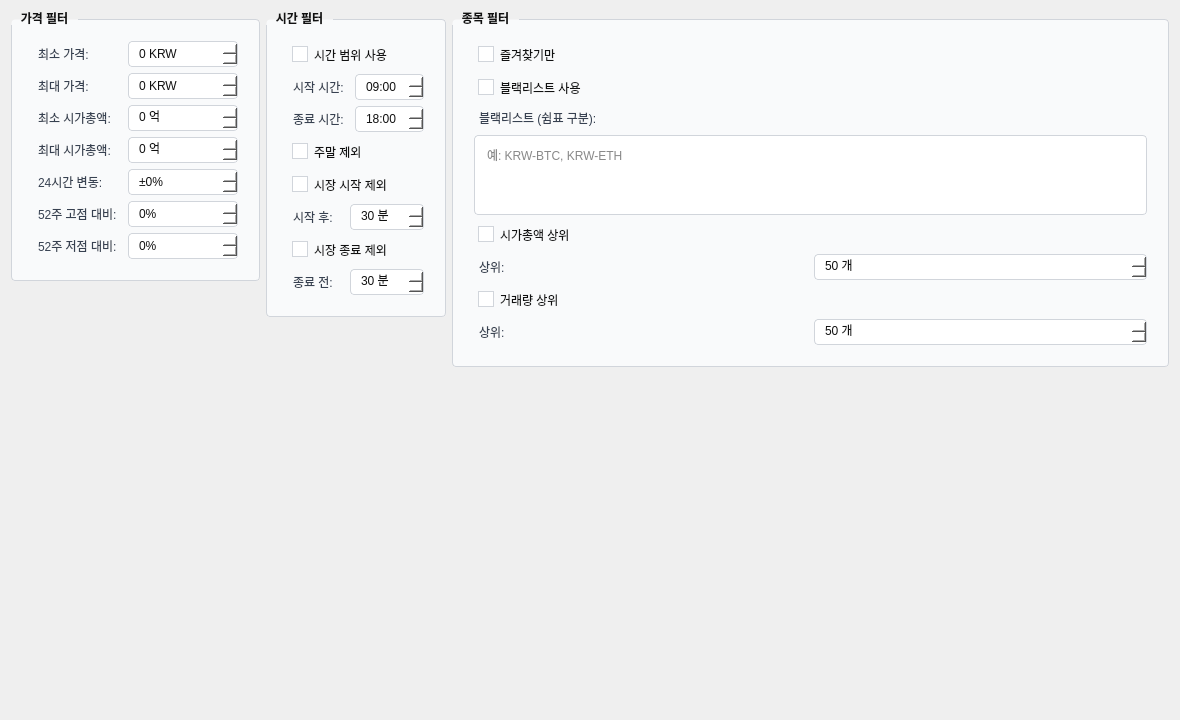
<?xml version="1.0" encoding="UTF-8"?>
<ui version="4.0">
 <class>TabFilters</class>
 <widget class="QWidget" name="TabFilters">
  <property name="geometry">
   <rect>
    <x>0</x>
    <y>0</y>
    <width>1180</width>
    <height>720</height>
   </rect>
  </property>
  <property name="styleSheet">
   <string notr="true">QGroupBox {
  border: 1px solid #d1d5db;
  border-radius: 4px;
  margin-top: 8px;
  padding: 12px;
  background: #f9fafb;
  color: #111111;
  font-weight: bold;
}
QGroupBox::title {
  subcontrol-origin: margin;
  subcontrol-position: top left;
  padding: 0 8px;
  color: #111111;
}
QLabel {
  color: #374151;
  padding: 2px;
}
QComboBox {
  border: 1px solid #d1d5db;
  border-radius: 4px;
  padding: 4px 8px;
  background: white;
  color: #111111;
}
QComboBox:hover {
  border-color: #3b82f6;
}
QComboBox QAbstractItemView {
  background: #ffffff;
  color: #111111;
  selection-background-color: #e8eefc;
  selection-color: #111111;
  border: 1px solid #d1d5db;
}
QCheckBox {
  color: #111111;
  padding: 4px;
}
QCheckBox:hover {
  color: #111111;
  background: #f3f4f6;
}
QCheckBox::indicator {
  width: 14px;
  height: 14px;
  border: 1px solid #d1d5db;
  background: white;
}
QCheckBox::indicator:checked {
  background: #3b82f6;
  border-color: #3b82f6;
}
QSpinBox {
  border: 1px solid #d1d5db;
  border-radius: 4px;
  padding: 4px 8px;
  background: white;
  color: #111111;
}
QSpinBox:focus {
  border-color: #3b82f6;
}
QTimeEdit {
  border: 1px solid #d1d5db;
  border-radius: 4px;
  padding: 4px 8px;
  background: white;
  color: #111111;
}
QTimeEdit:focus {
  border-color: #3b82f6;
}
QTextEdit {
  border: 1px solid #d1d5db;
  border-radius: 4px;
  padding: 6px 8px;
  background: white;
  color: #111111;
}
QTextEdit:focus {
  border-color: #3b82f6;
}</string>
  </property>
  <layout class="QHBoxLayout" name="horizontalLayout">
   <item>
    <layout class="QVBoxLayout" name="leftColumn">
     <item>
      <widget class="QGroupBox" name="priceFilterGroup">
       <property name="title">
        <string>가격 필터</string>
       </property>
       <layout class="QGridLayout" name="gridLayout_price">
        <item row="0" column="0">
         <widget class="QLabel" name="label_minPrice">
          <property name="text">
           <string>최소 가격:</string>
          </property>
         </widget>
        </item>
        <item row="0" column="1">
         <widget class="QSpinBox" name="minPrice">
          <property name="suffix">
           <string> KRW</string>
          </property>
          <property name="maximum">
           <number>99999999</number>
          </property>
          <property name="value">
           <number>0</number>
          </property>
         </widget>
        </item>
        <item row="1" column="0">
         <widget class="QLabel" name="label_maxPrice">
          <property name="text">
           <string>최대 가격:</string>
          </property>
         </widget>
        </item>
        <item row="1" column="1">
         <widget class="QSpinBox" name="maxPrice">
          <property name="suffix">
           <string> KRW</string>
          </property>
          <property name="maximum">
           <number>99999999</number>
          </property>
          <property name="value">
           <number>0</number>
          </property>
         </widget>
        </item>
        <item row="2" column="0">
         <widget class="QLabel" name="label_minMarketCap">
          <property name="text">
           <string>최소 시가총액:</string>
          </property>
         </widget>
        </item>
        <item row="2" column="1">
         <widget class="QSpinBox" name="minMarketCap">
          <property name="suffix">
           <string> 억</string>
          </property>
          <property name="maximum">
           <number>999999999</number>
          </property>
          <property name="value">
           <number>0</number>
          </property>
         </widget>
        </item>
        <item row="3" column="0">
         <widget class="QLabel" name="label_maxMarketCap">
          <property name="text">
           <string>최대 시가총액:</string>
          </property>
         </widget>
        </item>
        <item row="3" column="1">
         <widget class="QSpinBox" name="maxMarketCap">
          <property name="suffix">
           <string> 억</string>
          </property>
          <property name="maximum">
           <number>999999999</number>
          </property>
          <property name="value">
           <number>0</number>
          </property>
         </widget>
        </item>
        <item row="4" column="0">
         <widget class="QLabel" name="label_change24h">
          <property name="text">
           <string>24시간 변동:</string>
          </property>
         </widget>
        </item>
        <item row="4" column="1">
         <widget class="QSpinBox" name="change24h">
          <property name="prefix">
           <string>±</string>
          </property>
          <property name="suffix">
           <string>%</string>
          </property>
          <property name="minimum">
           <number>-100</number>
          </property>
          <property name="maximum">
           <number>1000</number>
          </property>
          <property name="value">
           <number>0</number>
          </property>
         </widget>
        </item>
        <item row="5" column="0">
         <widget class="QLabel" name="label_from52wHigh">
          <property name="text">
           <string>52주 고점 대비:</string>
          </property>
         </widget>
        </item>
        <item row="5" column="1">
         <widget class="QSpinBox" name="from52wHigh">
          <property name="suffix">
           <string>%</string>
          </property>
          <property name="minimum">
           <number>-100</number>
          </property>
          <property name="maximum">
           <number>0</number>
          </property>
          <property name="value">
           <number>0</number>
          </property>
         </widget>
        </item>
        <item row="6" column="0">
         <widget class="QLabel" name="label_from52wLow">
          <property name="text">
           <string>52주 저점 대비:</string>
          </property>
         </widget>
        </item>
        <item row="6" column="1">
         <widget class="QSpinBox" name="from52wLow">
          <property name="suffix">
           <string>%</string>
          </property>
          <property name="maximum">
           <number>1000</number>
          </property>
          <property name="value">
           <number>0</number>
          </property>
         </widget>
        </item>
       </layout>
      </widget>
     </item>
     <item>
      <spacer name="verticalSpacer_left">
       <property name="orientation">
        <enum>Qt::Vertical</enum>
       </property>
       <property name="sizeHint" stdset="0">
        <size>
         <width>20</width>
         <height>40</height>
        </size>
       </property>
      </spacer>
     </item>
    </layout>
   </item>
   <item>
    <layout class="QVBoxLayout" name="centerColumn">
     <item>
      <widget class="QGroupBox" name="timeFilterGroup">
       <property name="title">
        <string>시간 필터</string>
       </property>
       <layout class="QVBoxLayout" name="verticalLayout_time">
        <item>
         <widget class="QCheckBox" name="useTimeRange">
          <property name="text">
           <string>시간 범위 사용</string>
          </property>
         </widget>
        </item>
        <item>
         <layout class="QGridLayout" name="gridLayout_time">
          <item row="0" column="0">
           <widget class="QLabel" name="label_startTime">
            <property name="text">
             <string>시작 시간:</string>
            </property>
           </widget>
          </item>
          <item row="0" column="1">
           <widget class="QTimeEdit" name="startTime">
            <property name="displayFormat">
             <string>HH:mm</string>
            </property>
            <property name="time">
             <time>
              <hour>9</hour>
              <minute>0</minute>
              <second>0</second>
             </time>
            </property>
           </widget>
          </item>
          <item row="1" column="0">
           <widget class="QLabel" name="label_endTime">
            <property name="text">
             <string>종료 시간:</string>
            </property>
           </widget>
          </item>
          <item row="1" column="1">
           <widget class="QTimeEdit" name="endTime">
            <property name="displayFormat">
             <string>HH:mm</string>
            </property>
            <property name="time">
             <time>
              <hour>18</hour>
              <minute>0</minute>
              <second>0</second>
             </time>
            </property>
           </widget>
          </item>
         </layout>
        </item>
        <item>
         <widget class="QCheckBox" name="excludeWeekend">
          <property name="text">
           <string>주말 제외</string>
          </property>
         </widget>
        </item>
        <item>
         <widget class="QCheckBox" name="excludeMarketStart">
          <property name="text">
           <string>시장 시작 제외</string>
          </property>
         </widget>
        </item>
        <item>
         <layout class="QGridLayout" name="gridLayout_marketStart">
          <item row="0" column="0">
           <widget class="QLabel" name="label_marketStartMinutes">
            <property name="text">
             <string>시작 후:</string>
            </property>
           </widget>
          </item>
          <item row="0" column="1">
           <widget class="QSpinBox" name="marketStartMinutes">
            <property name="suffix">
             <string> 분</string>
            </property>
            <property name="maximum">
             <number>240</number>
            </property>
            <property name="value">
             <number>30</number>
            </property>
           </widget>
          </item>
         </layout>
        </item>
        <item>
         <widget class="QCheckBox" name="excludeMarketEnd">
          <property name="text">
           <string>시장 종료 제외</string>
          </property>
         </widget>
        </item>
        <item>
         <layout class="QGridLayout" name="gridLayout_marketEnd">
          <item row="0" column="0">
           <widget class="QLabel" name="label_marketEndMinutes">
            <property name="text">
             <string>종료 전:</string>
            </property>
           </widget>
          </item>
          <item row="0" column="1">
           <widget class="QSpinBox" name="marketEndMinutes">
            <property name="suffix">
             <string> 분</string>
            </property>
            <property name="maximum">
             <number>240</number>
            </property>
            <property name="value">
             <number>30</number>
            </property>
           </widget>
          </item>
         </layout>
        </item>
       </layout>
      </widget>
     </item>
     <item>
      <spacer name="verticalSpacer_center">
       <property name="orientation">
        <enum>Qt::Vertical</enum>
       </property>
       <property name="sizeHint" stdset="0">
        <size>
         <width>20</width>
         <height>40</height>
        </size>
       </property>
      </spacer>
     </item>
    </layout>
   </item>
   <item>
    <layout class="QVBoxLayout" name="rightColumn">
     <item>
      <widget class="QGroupBox" name="coinFilterGroup">
       <property name="title">
        <string>종목 필터</string>
       </property>
       <layout class="QVBoxLayout" name="verticalLayout_coin">
        <item>
         <widget class="QCheckBox" name="favoriteOnly">
          <property name="text">
           <string>즐겨찾기만</string>
          </property>
         </widget>
        </item>
        <item>
         <widget class="QCheckBox" name="useBlacklist">
          <property name="text">
           <string>블랙리스트 사용</string>
          </property>
         </widget>
        </item>
        <item>
         <widget class="QLabel" name="label_blacklist">
          <property name="text">
           <string>블랙리스트 (쉼표 구분):</string>
          </property>
         </widget>
        </item>
        <item>
         <widget class="QTextEdit" name="blacklistText">
          <property name="maximumSize">
           <size>
            <width>16777215</width>
            <height>80</height>
           </size>
          </property>
          <property name="placeholderText">
           <string>예: KRW-BTC, KRW-ETH</string>
          </property>
         </widget>
        </item>
        <item>
         <widget class="QCheckBox" name="topMarketCap">
          <property name="text">
           <string>시가총액 상위</string>
          </property>
         </widget>
        </item>
        <item>
         <layout class="QGridLayout" name="gridLayout_topMarketCap">
          <item row="0" column="0">
           <widget class="QLabel" name="label_topMarketCapCount">
            <property name="text">
             <string>상위:</string>
            </property>
           </widget>
          </item>
          <item row="0" column="1">
           <widget class="QSpinBox" name="topMarketCapCount">
            <property name="suffix">
             <string> 개</string>
            </property>
            <property name="minimum">
             <number>1</number>
            </property>
            <property name="maximum">
             <number>500</number>
            </property>
            <property name="value">
             <number>50</number>
            </property>
           </widget>
          </item>
         </layout>
        </item>
        <item>
         <widget class="QCheckBox" name="topVolume">
          <property name="text">
           <string>거래량 상위</string>
          </property>
         </widget>
        </item>
        <item>
         <layout class="QGridLayout" name="gridLayout_topVolume">
          <item row="0" column="0">
           <widget class="QLabel" name="label_topVolumeCount">
            <property name="text">
             <string>상위:</string>
            </property>
           </widget>
          </item>
          <item row="0" column="1">
           <widget class="QSpinBox" name="topVolumeCount">
            <property name="suffix">
             <string> 개</string>
            </property>
            <property name="minimum">
             <number>1</number>
            </property>
            <property name="maximum">
             <number>500</number>
            </property>
            <property name="value">
             <number>50</number>
            </property>
           </widget>
          </item>
         </layout>
        </item>
       </layout>
      </widget>
     </item>
     <item>
      <spacer name="verticalSpacer_right">
       <property name="orientation">
        <enum>Qt::Vertical</enum>
       </property>
       <property name="sizeHint" stdset="0">
        <size>
         <width>20</width>
         <height>40</height>
        </size>
       </property>
      </spacer>
     </item>
    </layout>
   </item>
  </layout>
 </widget>
 <resources/>
 <connections/>
</ui>
